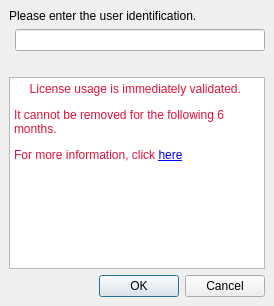
<?xml version="1.0" encoding="UTF-8"?>
<ui version="4.0">
 <class>EnterNewTvUserId</class>
 <widget class="QDialog" name="EnterNewTvUserId">
  <property name="windowTitle">
   <string>Assign TeamViewer license</string>
  </property>
  <layout class="QVBoxLayout" name="verticalLayout">
   <property name="leftMargin">
    <number>0</number>
   </property>
   <property name="topMargin">
    <number>0</number>
   </property>
   <property name="rightMargin">
    <number>0</number>
   </property>
   <property name="bottomMargin">
    <number>0</number>
   </property>
   <item>
    <widget class="QWidget" name="widget" native="true">
     <layout class="QGridLayout" name="gridLayout">
      <item row="3" column="1">
       <widget class="QLabel" name="warningLbl">
        <property name="text">
         <string/>
        </property>
       </widget>
      </item>
      <item row="8" column="0" colspan="2">
       <widget class="QDialogButtonBox" name="buttonBox">
        <property name="orientation">
         <enum>Qt::Horizontal</enum>
        </property>
        <property name="standardButtons">
         <set>QDialogButtonBox::Cancel|QDialogButtonBox::Ok</set>
        </property>
       </widget>
      </item>
      <item row="0" column="0" colspan="2">
       <widget class="QLabel" name="label_3">
        <property name="text">
         <string>Please enter the user identification.</string>
        </property>
       </widget>
      </item>
      <item row="1" column="1">
       <widget class="QLineEdit" name="newUserIdent">
        <property name="minimumSize">
         <size>
          <width>250</width>
          <height>0</height>
         </size>
        </property>
       </widget>
      </item>
      <item row="4" column="0">
       <spacer name="verticalSpacer">
        <property name="orientation">
         <enum>Qt::Vertical</enum>
        </property>
        <property name="sizeType">
         <enum>QSizePolicy::MinimumExpanding</enum>
        </property>
        <property name="sizeHint" stdset="0">
         <size>
          <width>0</width>
          <height>0</height>
         </size>
        </property>
       </spacer>
      </item>
    <item row="5" column="0" colspan="2" >
      <widget class="QTextBrowser" name='TvWarn'>
        <property name="text">
          <string>
            &lt;p&gt;License usage is immediately validated.&lt;/p&gt;
            &lt;p&gt;It cannot be removed for the following 6 months.&lt;/p&gt;
            &lt;p&gt;For more information, click &lt;a href=&quot;https://kb.filewave.com/pages/viewpage.action?pageId=52428939&quot;&gt;here&lt;/a&gt;&lt;/p&gt;
            </string>
        </property>
        <property name="styleSheet">
         <string notr="true">color: crimson</string>
        </property>
        <property name="frameShape">
         <enum>QFrame::StyledPanel</enum>
        </property>
        <property name="lineWidth">
         <number>3</number>
        </property>
        <property name="alignment">
          <enum>Qt::AlignCenter</enum>
        </property>
        <property name="openExternalLinks">
         <bool>true</bool>
        </property>
      </widget>
    </item>
     </layout>
    </widget>
   </item>
  </layout>
 </widget>
 <tabstops>
  <tabstop>newUserIdent</tabstop>
 </tabstops>
 <resources/>
 <connections>
  <connection>
   <sender>buttonBox</sender>
   <signal>accepted()</signal>
   <receiver>EnterNewTvUserId</receiver>
   <slot>accept()</slot>
   <hints>
    <hint type="sourcelabel">
     <x>248</x>
     <y>254</y>
    </hint>
    <hint type="destinationlabel">
     <x>157</x>
     <y>274</y>
    </hint>
   </hints>
  </connection>
  <connection>
   <sender>buttonBox</sender>
   <signal>rejected()</signal>
   <receiver>EnterNewTvUserId</receiver>
   <slot>reject()</slot>
   <hints>
    <hint type="sourcelabel">
     <x>316</x>
     <y>260</y>
    </hint>
    <hint type="destinationlabel">
     <x>286</x>
     <y>274</y>
    </hint>
   </hints>
  </connection>
 </connections>
</ui>
